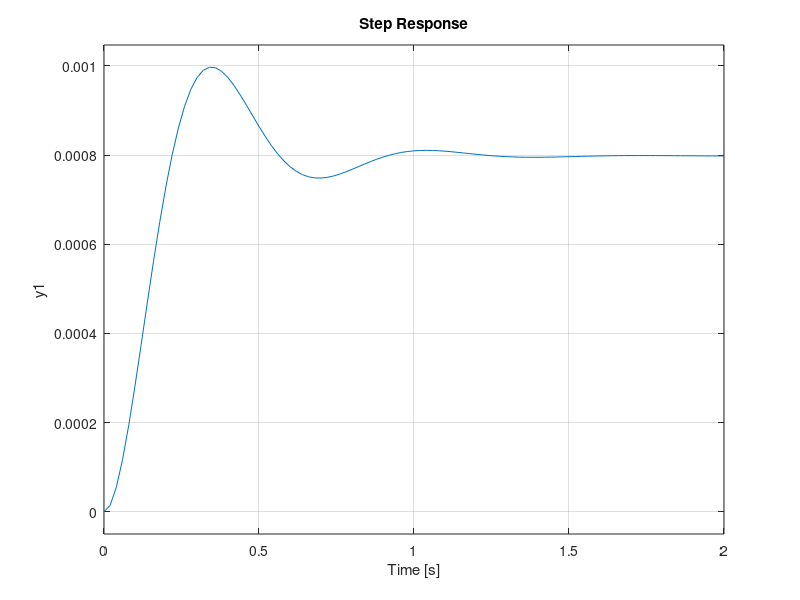

Source code (MATLAB):
A = [0,1;0,-0.5696];
B = [0;1];
C= [0.0784, 0];
D= 0;
sys=ss(A,B,C,D)
pol = pole(sys)

% from the desired performance
damp_r = 0.404;
nf = 9.91;
poly = [1 damp_r*2*nf nf*nf];
r = roots(poly)

K = place(A,B,r)



syscl = ss(sys.A-sys.B*K,sys.B,sys.C,sys.D);
step(syscl)